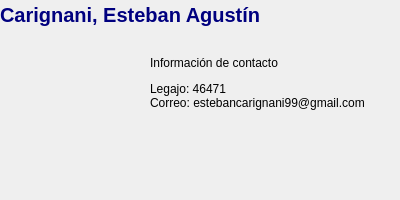
          <widget class="QWidget" name="page_5">
           <widget class="QFrame" name="frame_6">
            <property name="geometry">
             <rect>
              <x>0</x>
              <y>0</y>
              <width>391</width>
              <height>191</height>
             </rect>
            </property>
            <property name="frameShape">
             <enum>QFrame::NoFrame</enum>
            </property>
            <property name="frameShadow">
             <enum>QFrame::Raised</enum>
            </property>
            <widget class="QLabel" name="label_49">
             <property name="geometry">
              <rect>
               <x>0</x>
               <y>0</y>
               <width>261</width>
               <height>31</height>
              </rect>
             </property>
             <property name="font">
              <font>
               <family>MS Sans Serif</family>
               <pointsize>15</pointsize>
               <weight>75</weight>
               <italic>false</italic>
               <bold>true</bold>
              </font>
             </property>
             <property name="text">
              <string>&lt;html&gt;&lt;head/&gt;&lt;body&gt;&lt;p&gt;&lt;span style=&quot; color:#00007f;&quot;&gt;Carignani, Esteban Agustín&lt;/span&gt;&lt;/p&gt;&lt;/body&gt;&lt;/html&gt;</string>
             </property>
            </widget>
            <widget class="QLabel" name="label_50">
             <property name="geometry">
              <rect>
               <x>150</x>
               <y>40</y>
               <width>241</width>
               <height>101</height>
              </rect>
             </property>
             <property name="text">
              <string>&lt;html&gt;&lt;head/&gt;&lt;body&gt;&lt;p&gt;Información de contacto&lt;/p&gt;&lt;p&gt;Legajo: 46471&lt;br/&gt;Correo: estebancarignani99@gmail.com&lt;br/&gt;&lt;/p&gt;&lt;/body&gt;&lt;/html&gt;</string>
             </property>
             <property name="scaledContents">
              <bool>false</bool>
             </property>
             <property name="wordWrap">
              <bool>true</bool>
             </property>
            </widget>
            <widget class="QLabel" name="label_51">
             <property name="geometry">
              <rect>
               <x>10</x>
               <y>30</y>
               <width>131</width>
               <height>151</height>
              </rect>
             </property>
             <property name="text">
              <string/>
             </property>
             <property name="pixmap">
              <pixmap>Logo/Esteban.jpg</pixmap>
             </property>
             <property name="scaledContents">
              <bool>true</bool>
             </property>
            </widget>
           </widget>
          </widget>
